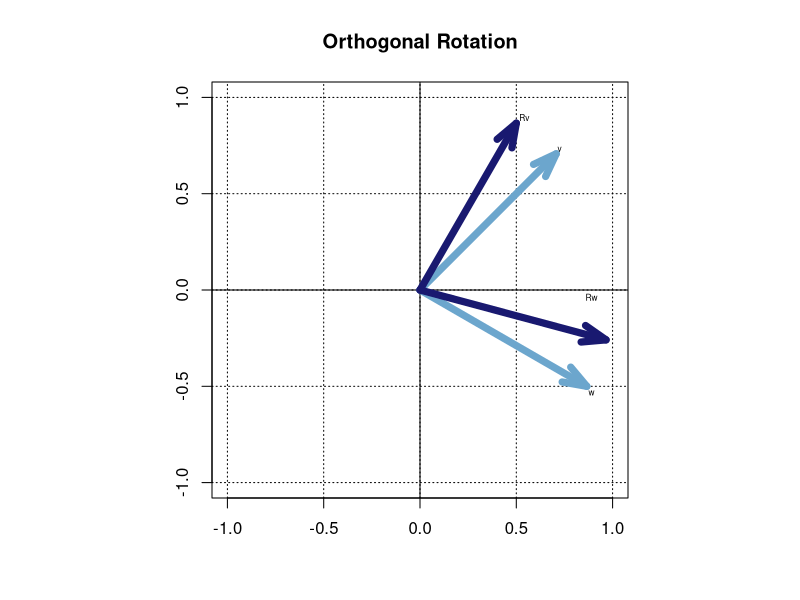

Reproduce this figure in R.
library(calibrate)

plot.new()
par(pty="s")
par( mfrow = c( 1, 1 ) )

plot(0,0,col="white",main="Orthogonal Rotation",xlab="",ylab="",asp=1,xlim=c(-1,1),ylim=c(-1,1))
grid(col="black")
abline(h=0,col="black")
abline(v=0,col="black")

theta1=(60-15)*pi/180
theta2=(345-15)*pi/180

arrows(0,0,cos(theta1),sin(theta1),col="skyblue3",lwd=7,angle=20)
arrows(0,0,cos(theta2),sin(theta2),col="skyblue3",lwd=7,angle=20)
textxy(cos(theta1),sin(theta1),'v',cx=1)
textxy(cos(theta2),sin(theta2),'w',cx=1)

theta1=60*pi/180
theta2=345*pi/180

arrows(0,0,cos(theta1),sin(theta1),col="midnightblue",lwd=7,angle=20)
arrows(0,0,cos(theta2),sin(theta2),col="midnightblue",lwd=7,angle=20)
textxy(cos(theta1),sin(theta1),'Rv',cx=1)
textxy(cos(theta2)-.125,sin(theta2)+.25,'Rw',cx=1)
